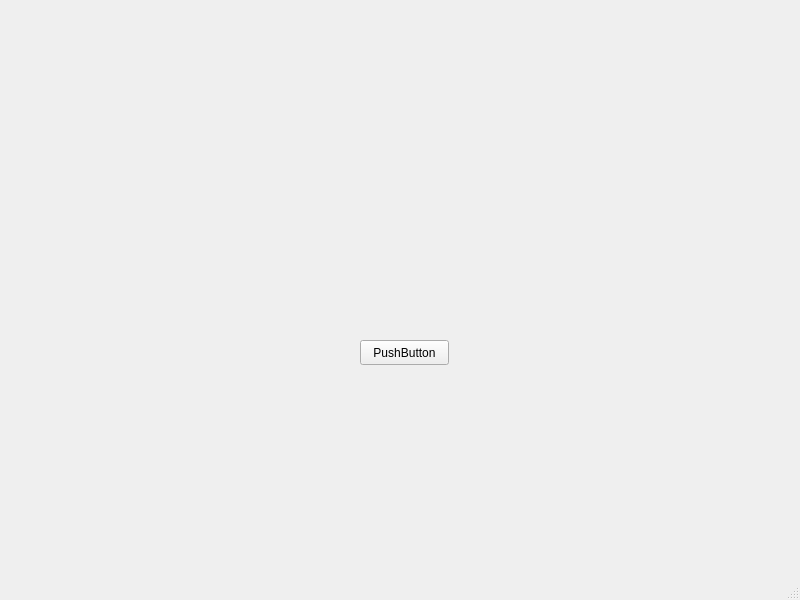
<?xml version="1.0" encoding="UTF-8"?>
<ui version="4.0">
 <class>MainWindow</class>
 <widget class="QMainWindow" name="MainWindow">
  <property name="geometry">
   <rect>
    <x>0</x>
    <y>0</y>
    <width>800</width>
    <height>600</height>
   </rect>
  </property>
  <property name="windowTitle">
   <string>MainWindow</string>
  </property>
  <widget class="QWidget" name="centralwidget">
   <widget class="QPushButton" name="pushButton">
    <property name="geometry">
     <rect>
      <x>360</x>
      <y>340</y>
      <width>89</width>
      <height>25</height>
     </rect>
    </property>
    <property name="text">
     <string>PushButton</string>
    </property>
   </widget>
  </widget>
  <widget class="QMenuBar" name="menubar">
   <property name="geometry">
    <rect>
     <x>0</x>
     <y>0</y>
     <width>800</width>
     <height>22</height>
    </rect>
   </property>
  </widget>
  <widget class="QStatusBar" name="statusbar"/>
 </widget>
 <resources/>
 <connections/>
</ui>
